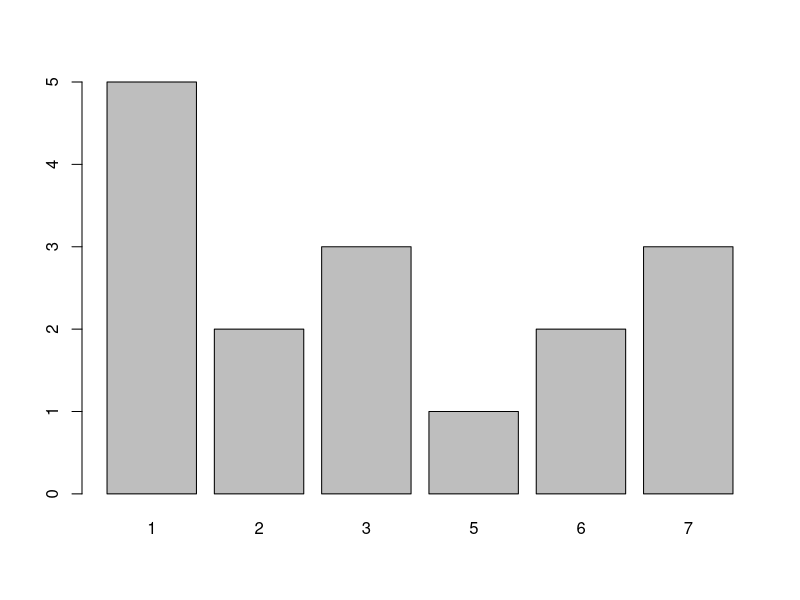
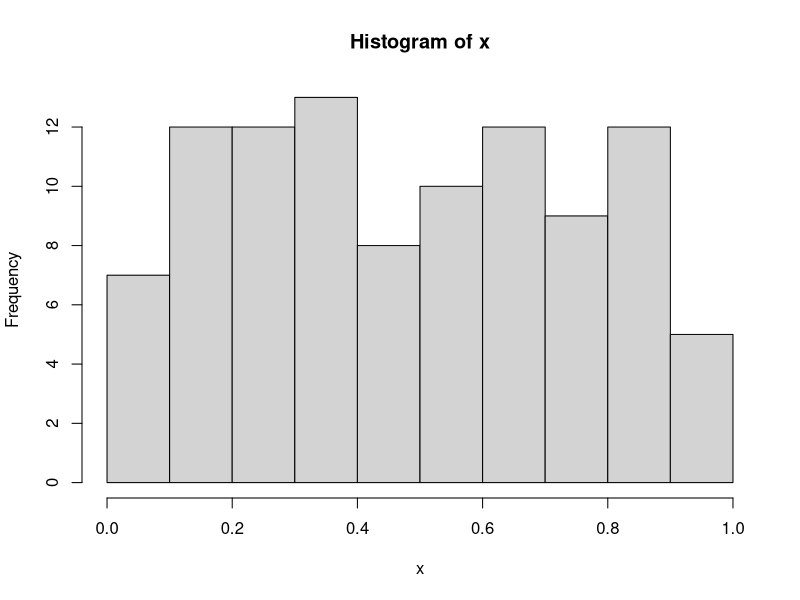
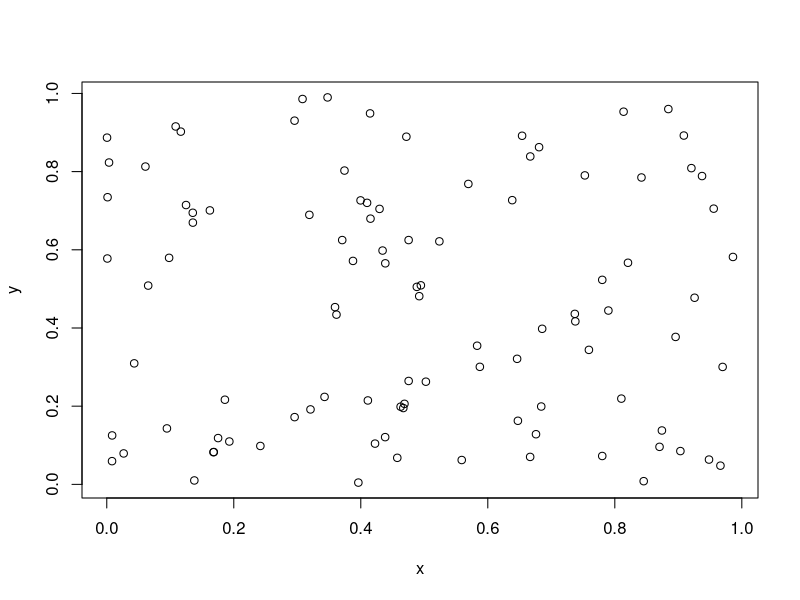
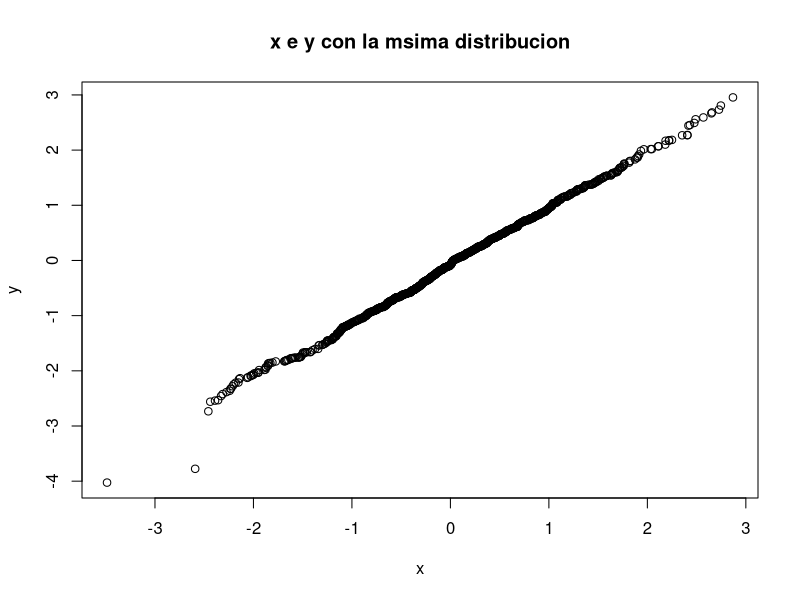
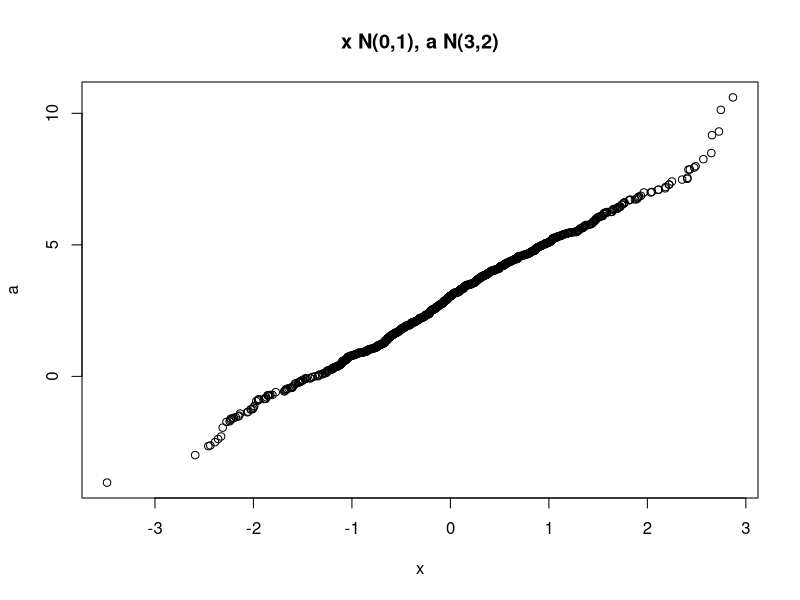
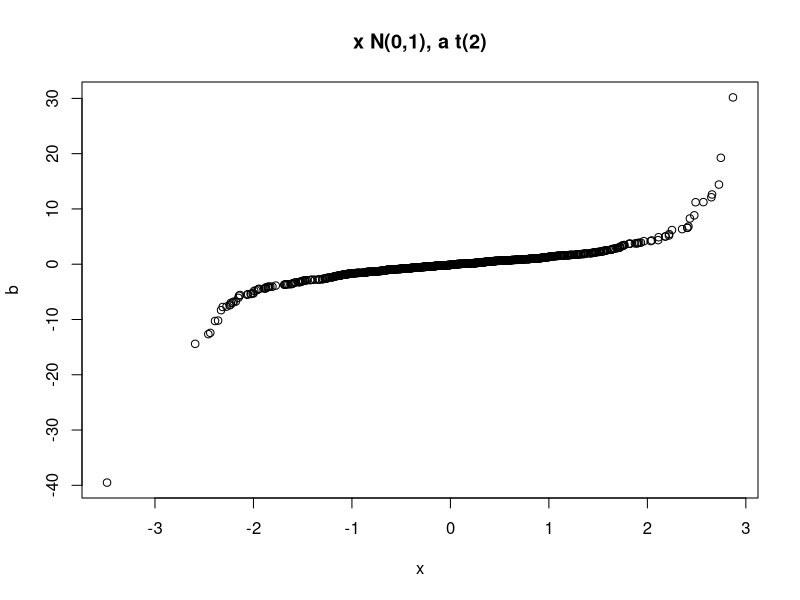

Reproduce these figures in R, in order.
# funciones con vectores 
x = c(1,2,3,4,5)
sum(x)
cumsum(x)# suma acumulada (vector)
max(x)
min(x)
mean(x)#  promedio
median(x)# mediana
var(x)# varianza
sd(x)# desviacion standar

prod(x)#producto
cumprod(x)# producto acumulado (vector)
quantile(x)

x = c(2,6,3,7,9,1,4,7)
sort(x) # ordena el vector en orden creciente
rev(x) # coloca los componentes de un vector en orden inverso


x = c(1,2,3,4,5)
y = c(2,1,5,4,3)
cov(x,y) # covarianza
cor(x,y) # coeficiente de correlacion

# VECTORES DE CARACTER

colores = c("amarillo","rojo","verde")
colores
mas.colores = c(colores,"azul","negro")
mas.colores
otros.colores = c("naranja","rosa",1)
otros.colores

#VARIABLES Y OPERACIONES LOGICAS
x = 11:20
x==15
x<15
x>15
x<=15
x>=15
x!=15
sum(x == 15)
sum(x<15)
sum(x>15)
sum(x<=15)
sum(x>=15)
sum(x!=15)


#calcular la media y mediana de un vector 
# y el numero de valores que estan por debajo
# de la media y de la mediana

x = c(1,5,7,9,3,5,6,2,4,7,5,6,9,8,6,2,5,1,4)

mean(x)#  promedio
median(x)# mediana
sum(x <mean(x))# cuantos numeros estan por debajo de la media
sum(x < median(x))# cuantos numeros estan por debajo de la mediana
sum(x == median(x))

z =  1:7
z[c(TRUE,FALSE,TRUE,FALSE,TRUE)]

x = runif(10)
x
x<0.4
x[x<0.4]
x[(x<0.2) | (x>0.8)]
sum((x<0.2) | (x>0.8))
sum(x[(x<0.2) | (x>0.8)])
x[(x>0.2) & (x<0.8)]
sum((x>0.2) & (x<0.8))


 # CREACION DE FUNCIONES
# nombre_de_la_funcion = funcio(x,y...) {expresion de la FUNCION}
 media = function(x){sum(x)/length(x)}
 y = 1:100
 media(y)
 mean(y)
 #graficos em R
 
 x = c(1,1,1,1,1,2,2,3,3,3,5,6,6,7,7,7)
table(x)
barplot(table(x))
#histograma
x = runif(100)
hist(x)
#scatterplots (grafico de dispersion)
x = runif(100)
y = runif(100)
plot(x,y)

# QQ-plots
x = rnorm(1000)
y = rnorm(1000)
qqplot(x,y, main="x e y con la msima distribucion")


a = rnorm(1000, mean = 3, sd = 2)
qqplot(x,a, main="x N(0,1), a N(3,2)")

b = rt(1000, df=2)
qqplot(x,b, main="x N(0,1), a t(2)")

# OTRAS INSTRUCCIONES 
#FOR
#for(nombre_indice in vector) {comandos}

x = numeric(10)
fibonacci_12 = numeric(12)
fibonacci_12[1] = fibonacci_12[2] = 1
for (i in 3:12) {
  fibonacci_12[i] = fibonacci_12[i-2]  + fibonacci_12[i-1]
  
}
fibonacci_12


                #DISTRIBUCION UNIFORME
# en el intervalo comprendido entre "min" y "max"
# dunif --> proporciona la funcion de densidad
# punif --> proporciona la funcion  de distribucion
# qunif --> proporciona la funcion de cuantiles
# runif --< proporciona valores pseudo-aleatorios
# USO 
# dunif(x, min=0, max=1, log= false)
# pnif(q, min=0, max=1, lower.tail = true, log.p= false)
# qunif(p, min=0, max=1, lower.tail= true, log.p= false)
# runif(n, min=0, max=1)
#Argumentos
# x,q: vectores de cxuantiles
# p: vector de probabilidades
# n : numemros de observaciones 
# min, max : extremos inferiores y superior
# log. log.p : son valotres logicos; si son TRUE, las prob p
#             se dan como probabilidades log(p)
#lower.tail: es un valor logico; si es TRUE, las prob son 
#              p[X<=x], en otro caso p[X>x]


runif(10)
runif(15, min = -1, max = 2)
#semilla
set.seed(32789)
runif(5)

# INTRODUCCION A LA SIMULACION MONTECARLO

beads = rep(c("rojo","blue"), times= c(2,3))
beads
sample(beads,1)
B = 10000
eventos = replicate(B, sample(beads,1))
tab = table(eventos)
tab
prop.table(tab)







         
         
         











































